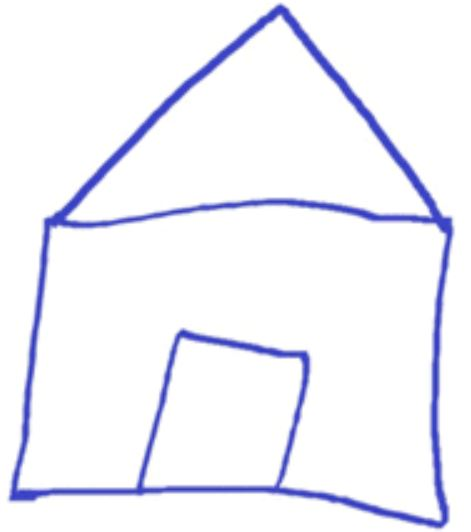
#> input picture images/house.JPG, 471 x 532 px, found by its file name
$ python convex_hull.py ../images/house.JPG
#> lines starting #> are read from the running program, lines starting #| are printed output that depends on the picture; after the words box and inside, x2 and y2 are one past the last pixel; in counts of white or black regions, pixels touching at a corner belong together
from operator import countOf
import numpy as np
import cv2 as cv
import os
import sys

def main():
    script_path = os.path.abspath(sys.argv[0])
    path = os.path.abspath(os.path.join(os.path.dirname(script_path), '..', 'images', 'house.jpg'))
    image  = cv.imread(path)
#> image is the input picture: shape (532, 471, 3); mean B, G, R 250.1, 242.2, 241.6
    orig_image=image.copy()
    cv.imshow('original image',orig_image)
    cv.waitKey(0)
    gray=cv.cvtColor(image,cv.COLOR_BGR2GRAY)
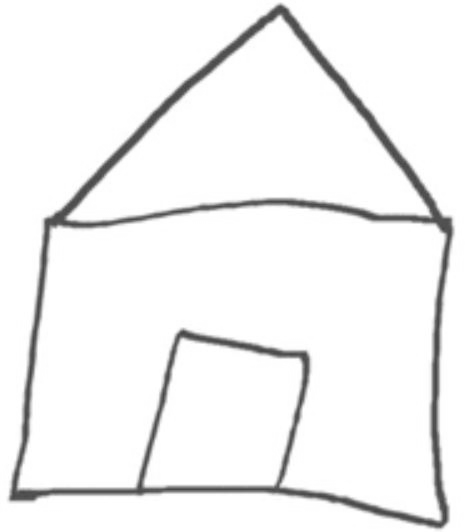
#> gray: shape (532, 471); min 68, max 255, mean 242.9
    ret, thresh=cv.threshold(gray,127,255,cv.THRESH_BINARY_INV)
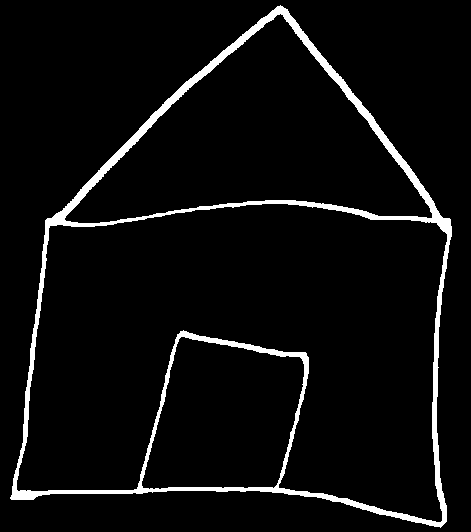
#> thresh: shape (532, 471); 5% white; 1 white region

    contours, hierarchy=cv.findContours(thresh.copy(),cv.RETR_LIST,cv.CHAIN_APPROX_NONE)
#> contours = 4 contours; box (x1, y1, x2, y2) and area: (10, 5, 452, 528) 159096, (16, 203, 448, 523) 92315, (64, 13, 433, 224) 37476, (141, 336, 305, 490) 18941
    for c in contours:
        x,y,w,h=cv.boundingRect(c)
        cv.rectangle(orig_image,(x,y),(x+w,y+h),(0,0,255),2)
        cv.imshow('Bounding rect',orig_image)
#> this loop made 4 passes
#> (x, y, w, h) on passes 1 to 4: (141, 336, 164, 154), (16, 203, 432, 320), (64, 13, 369, 211), (10, 5, 442, 523)
#> pass 1, in main, `cv.imshow('Bounding rect',orig_image)`:
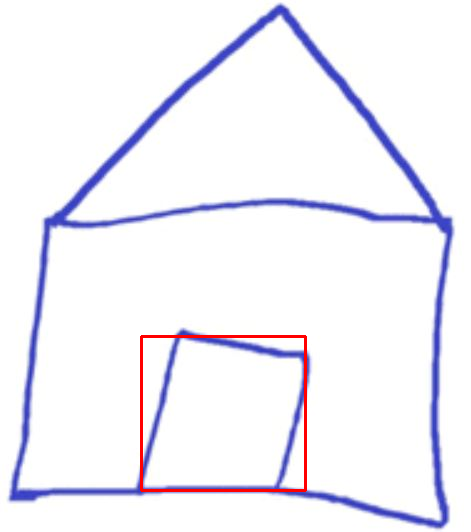
#> window 'Bounding rect': shape (532, 471, 3); mean B, G, R 248.4, 240.8, 242.2
#> after the loop:
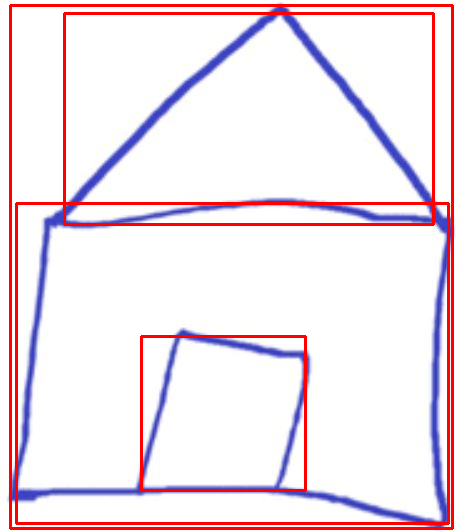
#> orig_image: shape (532, 471, 3); 6.25% of pixels changed, all inside (x1, y1, x2, y2) = (9, 4, 454, 530)
    cv.waitKey(0)

    for c in contours:
    #calculate accuracy as a percent of contour perimeter
        accuracy=0.03*cv.arcLength(c,True)
        approx=cv.approxPolyDP(c,accuracy,True)
        cv.drawContours(image,[approx],0,(0,255,0),2)
        cv.imshow('Approx polyDP', image)
#> this loop made 4 passes
#> (accuracy, approx) on passes 1, 3: (17.38, [[181, 336], [302, 359], [273, 488], [142, 487]]), (29.44, [[432, 213], [64, 219], [280, 13]])
#> accuracy on passes 2, 4: 52.89, 50.87
#> pass 1, in main, `cv.imshow('Approx polyDP', image)`:
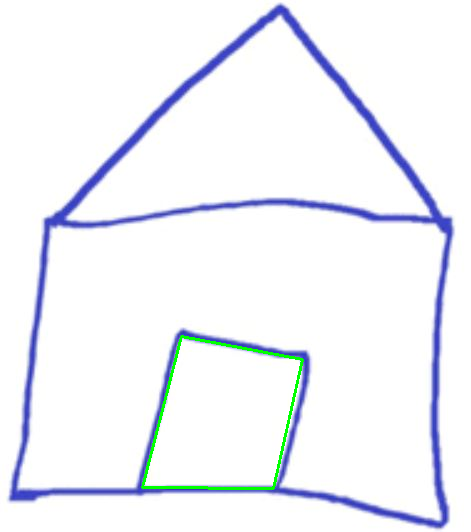
#> window 'Approx polyDP': shape (532, 471, 3); mean B, G, R 248.8, 242.7, 240.6
#> pass 2, in main, `cv.imshow('Approx polyDP', image)`:
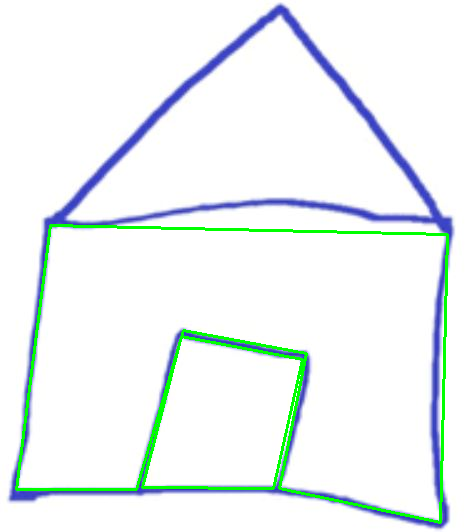
#> window 'Approx polyDP': shape (532, 471, 3); mean B, G, R 244.6, 244.5, 237.6
#> after the loop:
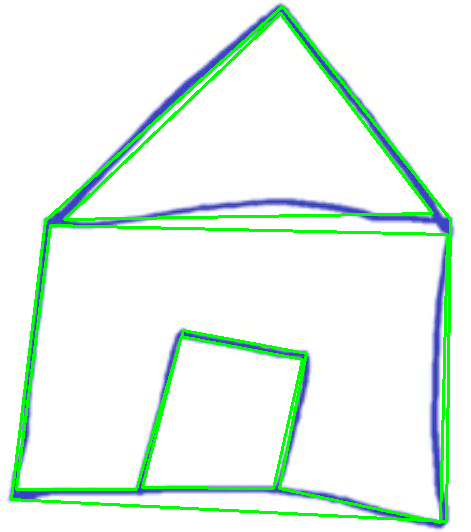
#> image: shape (532, 471, 3); 5.62% of pixels changed, all inside (x1, y1, x2, y2) = (10, 5, 452, 524)
    cv.waitKey(0)
    cv.destroyAllWindows()

if __name__ == '__main__':
    main()
